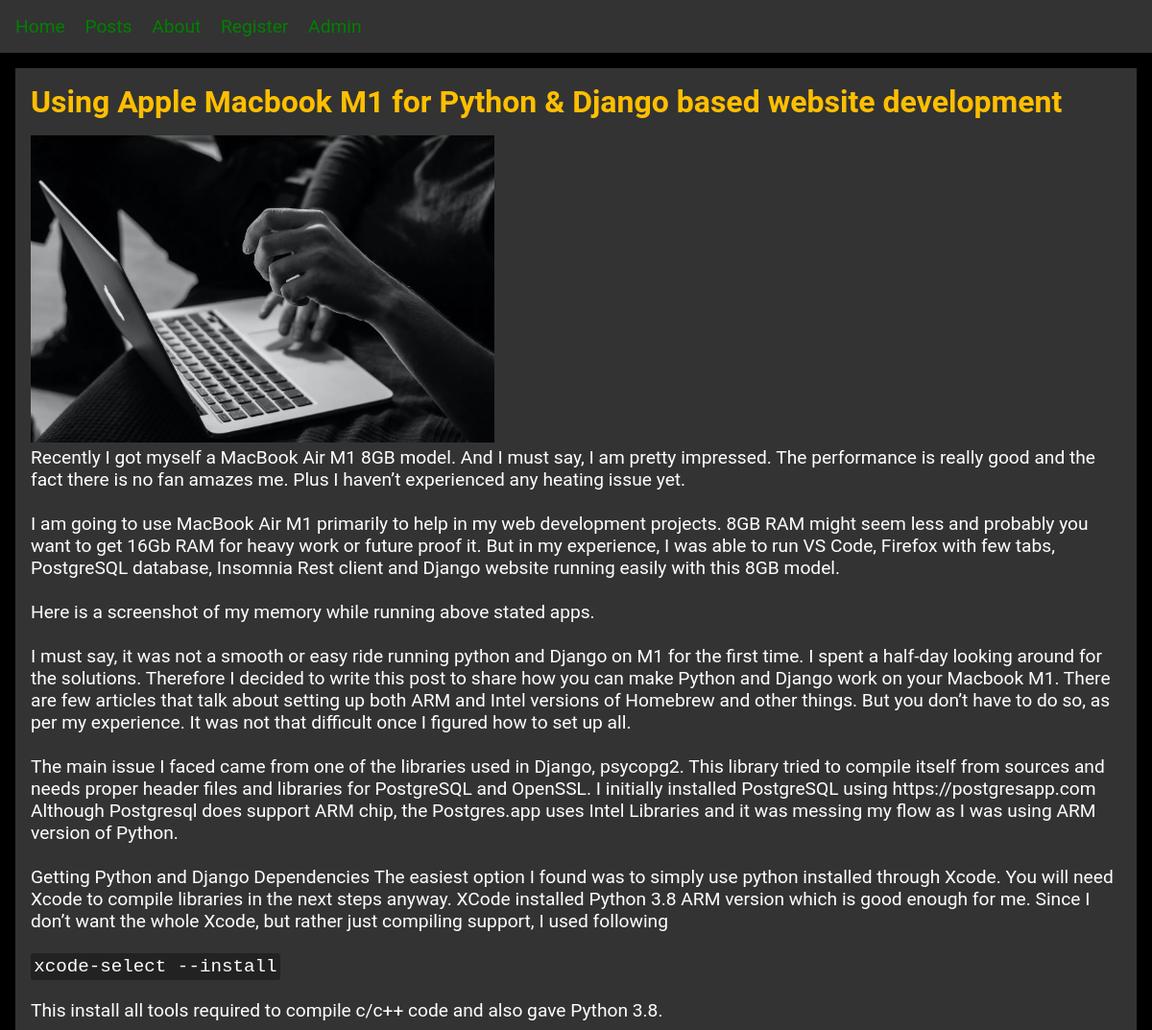
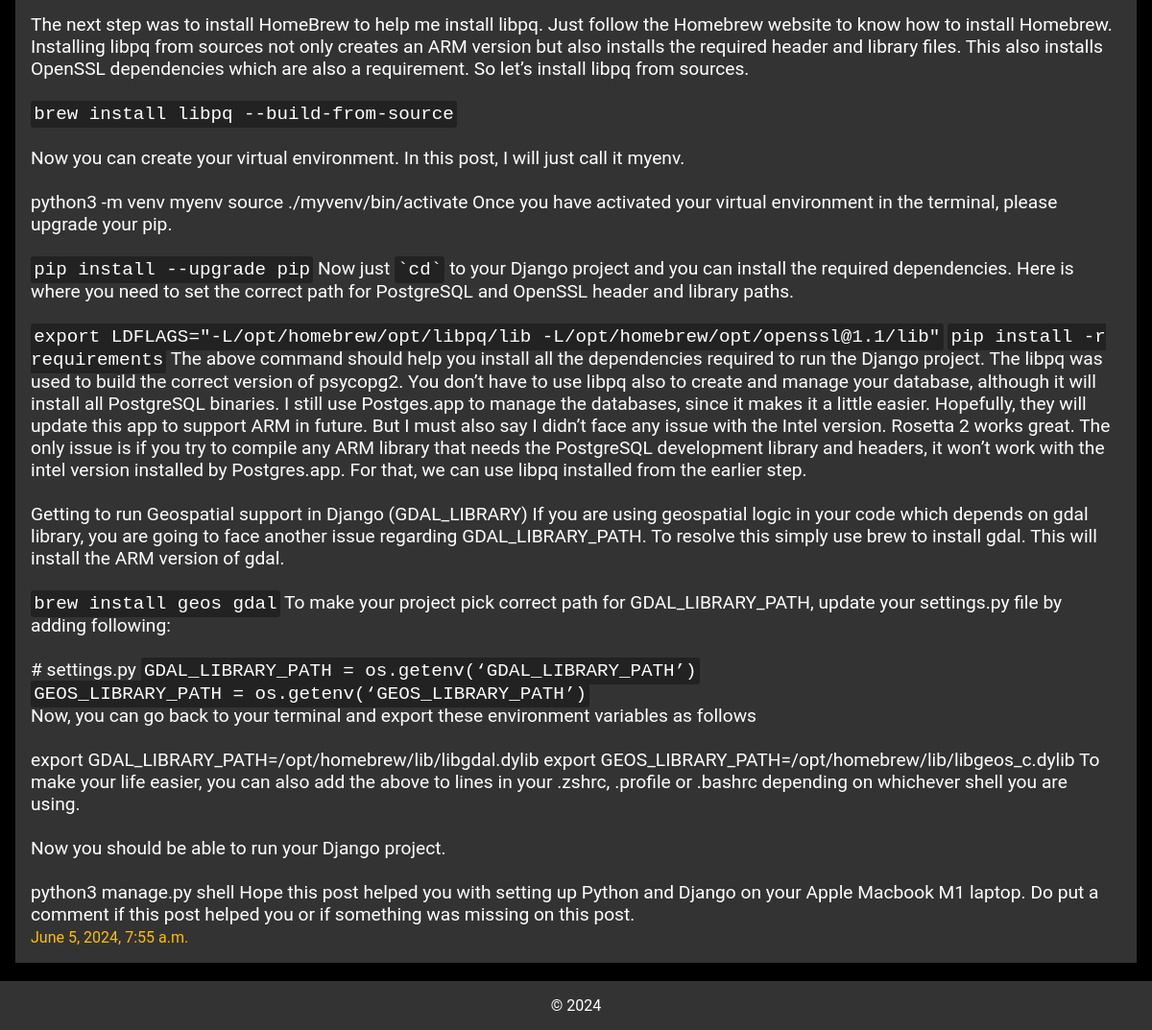
The app's page /posts/using-apple-macbook/ with its own data (2 pictures, top to bottom).
### posts/models.py (models this page shows, shortened)
class Post(models.Model):
    title = models.CharField(max_length=200)
    body = models.TextField()
    slug = models.SlugField(max_length=200, unique=True)
    date = models.DateTimeField(auto_now_add=True)
    banner = models.ImageField(upload_to='banners/', default='banners/default.jpg', blank=True)

### posts/views.py (the view)
# urls.py: path('<slug:slug>/', views.post_detail, name='details'),
def post_detail(request, slug):
    post = Post.objects.get(slug=slug)
    return render(request, 'posts/post_detail.html', {
        "post": post
    })

### posts/templates/posts/post_detail.html (shortened to what this page needs)
{% extends "layout.html" %}
{% load static %}
{% block content %}
<link rel="stylesheet" href="{% static 'css/post.css' %}">
<article>
    <h2>{{ post.title }}</h2>
    <img src="{{ post.banner.url }}" alt="{{ post.title }}" style="height: 20rem; overflow: hidden; max-width: 100%;">
    <p>{{ post.body|safe }}</p>
    <p><small>{{ post.date }}</small></p>
</article>
{% endblock %}

### static/css/style.css (style rules this page uses)
* { margin: 0; padding: 0; box-sizing: border-box; scrollbar-width: none; }
body { font-family: 'Roboto', sans-serif; background-color: #000000; color: whitesmoke; font-size: 16px; display: flex; flex-direction: column; }
code, .code { background-color: #222; padding: 0.2rem; border-radius: 0.2rem; }

### static/css/post.css (style rules this page uses)
article { padding: 1rem; background-color: #333333; color: white; margin-bottom: 1rem; }
article p { font-size: 1.2rem; }
article small { color: #ffbf00; }
h2 { font-size: 2rem; margin-bottom: 1rem; color: #ffbf00; }

### records on screen
Post: title "Using Apple Macbook M1 for Python & Django based website development", banner (picture), body "Recently I got myself a MacBook Air M1 8GB model. And I must say, I am pretty impressed. The performance is really good and the fact there is no fan amazes me. Plus I haven’t experienced any heating issue yet. I am going to use MacBook Air M1 primarily to help in my web development projects. 8GB RAM might seem less and probably you want to get 16Gb RAM for heavy work or future proof it. But in my experience, I was able to run VS Code, Firefox with few tabs, PostgreSQL database, Insomnia Rest client and Django website running easily with this 8GB model. Here is a screenshot of my memory while running above stated apps. I must say, it was not a smooth or easy ride running python and Django on…", date "June 5, 2024, 7:55 a.m."
